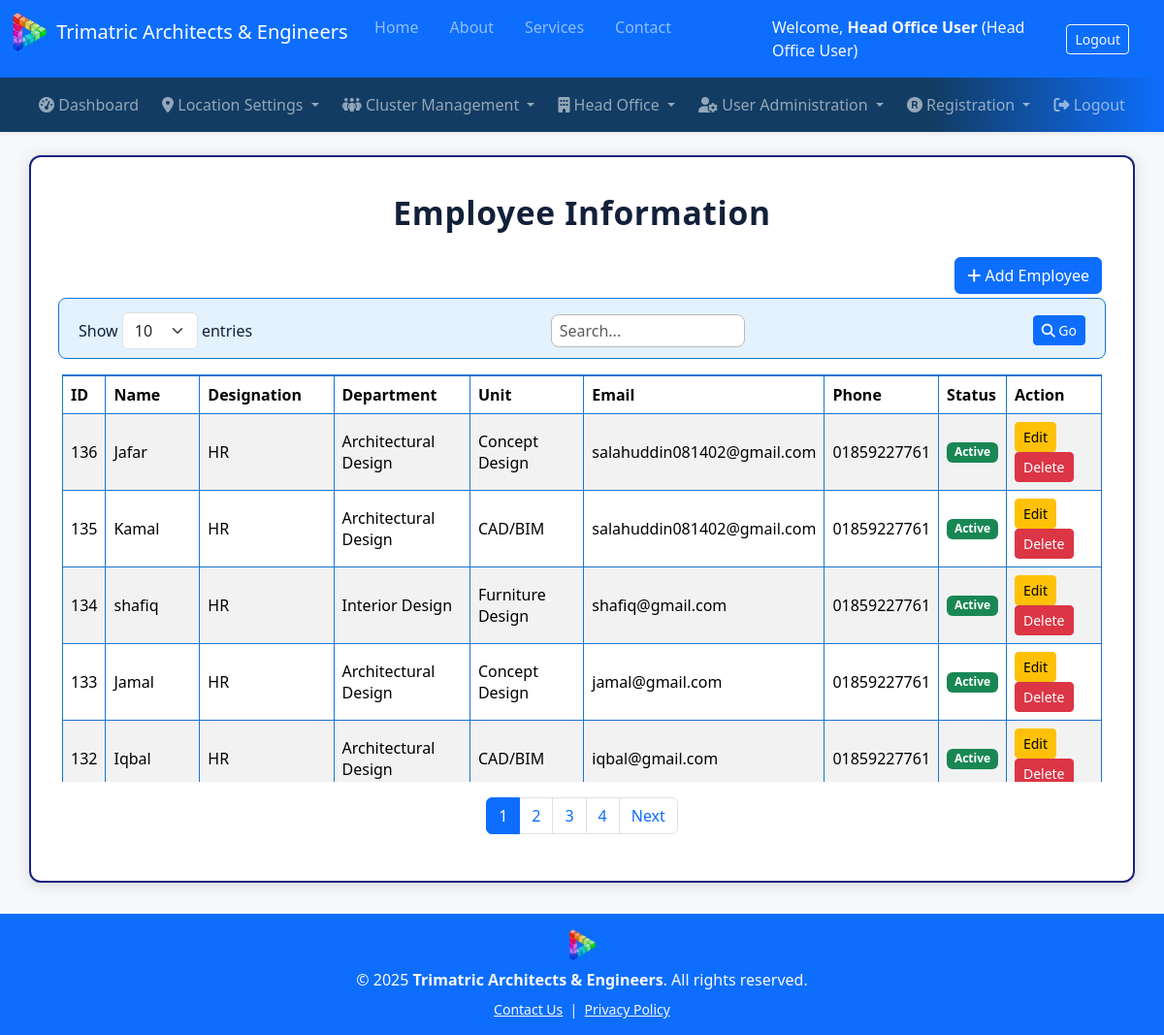
Page /modules/employee/employee_list.php (signed in) on the committed database.
### tables this page shows
CREATE TABLE `employee_info` (
  `employee_id` int(11) NOT NULL,
  `employee_name` varchar(100) NOT NULL,
  `designation` varchar(100) NOT NULL,
  `unit_id` int(11) NOT NULL,
  `email` varchar(100) DEFAULT NULL,
  `image` varchar(255) DEFAULT NULL,
  `phone` varchar(30) DEFAULT NULL,
  `address` varchar(255) DEFAULT NULL,
  `gender` varchar(10) DEFAULT NULL,
  `date_of_birth` date DEFAULT NULL,
  `nid` varchar(30) DEFAULT NULL,
  `join_date` date DEFAULT NULL,
  `status` tinyint(4) DEFAULT 1,
  `photo` varchar(200) DEFAULT NULL
);

CREATE TABLE `department` (
  `department_id` int(11) NOT NULL,
  `department_name` varchar(100) NOT NULL
);

CREATE TABLE `unit` (
  `unit_id` int(11) NOT NULL,
  `unit_name` varchar(100) NOT NULL,
  `department_id` int(11) NOT NULL
);

### modules/employee/employee_list.php (the view, shortened to what this page needs)
<?php
require_once(__DIR__ . '/../../include/header.php');
require_once(__DIR__ . '/../../include/menu_ho.php');
$page    = isset($_GET['page'])  ? max(1, intval($_GET['page'])) : 1;
$limit   = isset($_GET['limit']) ? max(1, intval($_GET['limit'])) : 10;
$search  = isset($_GET['search']) ? trim($_GET['search']) : '';
$offset  = ($page - 1) * $limit;
$where   = '';
$params  = [];
$types   = '';
$count_sql = "SELECT COUNT(*) FROM employee_info e JOIN unit u ON e.unit_id=u.unit_id JOIN department d ON u.department_id=d.department_id $where";
$count_stmt = $conn->prepare($count_sql);
$count_stmt->execute();
$count_stmt->bind_result($total_records);
$total_pages = max(1, ceil($total_records / $limit));
$data_sql = "
    SELECT e.*, d.department_name, u.unit_name
    FROM employee_info e
    JOIN unit u ON e.unit_id = u.unit_id
    JOIN department d ON u.department_id = d.department_id
    $where
    ORDER BY e.employee_id DESC
    LIMIT ? OFFSET ?
";
$data_stmt = $conn->prepare($data_sql);
if ($where) {
    $bind_names = [];
    $bind_names[] = $types . 'ii';
    foreach ($params as $key => $value) {
        $bind_names[] = &$params[$key];
    }
    $bind_names[] = &$limit;
    $bind_names[] = &$offset;
    call_user_func_array([$data_stmt, 'bind_param'], $bind_names);
} else {
    $data_stmt->bind_param('ii', $limit, $offset);
}
$data_stmt->execute();
$result = $data_stmt->get_result();
$employees = $result->fetch_all(MYSQLI_ASSOC);
?>
<!DOCTYPE html>
<html lang="en">
<head>
    <link href="https://cdn.jsdelivr.net/npm/bootstrap@5.3.3/dist/css/bootstrap.min.css" rel="stylesheet">
    <link rel="stylesheet" href="https://cdnjs.cloudflare.com/ajax/libs/font-awesome/6.5.0/css/all.min.css">
</head>
<body>
<div class="container mt-4">
    <div class="main-title">Employee Information</div>
    <div class="add-btn-bar mb-2">
        <a href="add_employee.php" class="btn btn-primary"><i class="fa fa-plus"></i> Add Employee</a>
    </div>
    <form method="get" class="controls-bar row gx-2 gy-1 align-items-center">
        <div class="col-md-3 col-12">
            Show
            <select name="limit" class="form-select d-inline w-auto" style="width: auto; display: inline;" onchange="this.form.submit()">
                <?php foreach ([10,25,50,100] as $opt): ?>
                <option value="<?= $opt ?>" <?= $limit==$opt ? 'selected':'' ?>><?= $opt ?></option>
                <?php endforeach; ?>
            </select>
            entries
        </div>
        <div class="col-md-4 col-12 ms-auto text-end search-form">
            <input type="search" name="search" class="form-control d-inline" value="<?= htmlspecialchars($search) ?>" placeholder="Search...">
        </div>
        <div class="col-md-2 col-12 text-end">
            <button type="submit" class="btn btn-primary btn-sm"><i class="fa fa-search"></i> Go</button>
        </div>
    </form>
    <div class="table-responsive">
        <table class="table table-bordered table-hover table-striped align-middle rounded-3">
            <thead>
                <tr>
                    <th>ID</th><th>Name</th><th>Designation</th>
                    <th>Department</th><th>Unit</th>
                    <th>Email</th><th>Phone</th><th>Status</th><th>Action</th>
                </tr>
            </thead>
            <tbody>
            <?php foreach($employees as $row): ?>
                <tr id="row-<?php echo $row['employee_id']; ?>">
                    <td><?= htmlspecialchars($row['employee_id']); ?></td>
                    <td><?= htmlspecialchars($row['employee_name']); ?></td>
                    <td><?= htmlspecialchars($row['designation']); ?></td>
                    <td><?= htmlspecialchars($row['department_name']); ?></td>
                    <td><?= htmlspecialchars($row['unit_name']); ?></td>
                    <td><?= htmlspecialchars($row['email']); ?></td>
                    <td><?= htmlspecialchars($row['phone']); ?></td>
                    <td>
                    <?php if($row['status']): ?>
                        <span class="badge bg-success">Active</span>
                    <?php else: ?>
                        <span class="badge bg-secondary">Inactive</span>
                    <?php endif; ?>
                    </td>
                    <td>
                        <button type="button"
                            class="btn btn-warning btn-sm me-1 edit-btn"
                            data-id="<?= $row['employee_id']; ?>">
                            Edit
                        </button>
                        <button type="button"
                            class="btn btn-danger btn-sm delete-btn"
                            data-id="<?= $row['employee_id']; ?>">
                            Delete
                        </button>
                    </td>
                </tr>
            <?php endforeach; ?>
            </tbody>
        </table>
    </div>
    <nav>
      <ul class="pagination justify-content-center mt-3">
        <?php
        $start = max(1, $page-3);
        $end   = min($total_pages, $page+3);
        for ($i=$start; $i<=$end; $i++): ?>
          <li class="page-item <?= $i == $page ? 'active' : '' ?>">
            <a class="page-link" href="?page=<?= $i ?>&limit=<?= $limit ?>&search=<?= urlencode($search) ?>"><?= $i ?></a>
          </li>
        <?php endfor;
        ?>
        <?php if ($page < $total_pages): ?>
          <li class="page-item">
            <a class="page-link" href="?page=<?= $page+1 ?>&limit=<?= $limit ?>&search=<?= urlencode($search) ?>">Next</a>
          </li>
        <?php endif; ?>
      </ul>
    </nav>
</div>
<?php require_once(__DIR__ . '/../../include/footer.php'); ?>
</body>
</html>

### modules/employee/employee_list.php (style rules this page uses)
body { background: #f6f8fa; }
.container { background: #fff; border-radius: 12px; box-shadow: 0 2px 16px #0002; padding: 2rem; margin-bottom: 2rem; border-left: 2px solid #1a237e; border-right: 2px solid #1a237e; border-bottom: 2px solid #1a237e; border-top: 2px solid #1a237e; }
.main-title { font-size: 2.1rem; font-weight: bold; color: #12203a; text-align: center; margin-bottom: 1.3rem; letter-spacing: .02em; }
.controls-bar { display: flex; flex-wrap: wrap; justify-content: space-between; align-items: center; gap: .5rem; margin-bottom: 1rem; background: #e3f2fd; border-radius: 0.5rem; padding: .6rem 1rem; border: 1px solid #1976d2; }
.controls-bar > * { flex: 1 1 180px; min-width: 120px; color: #12203a !important; }
.search-form input[type="search"] { background: #fff; color: #12203a; border-radius: 0.5rem; border: 1px solid #bbb; padding: 0.25rem 0.5rem; width: 100%; max-width: 200px; }
.add-btn-bar { margin-bottom: 1rem; text-align: right; }
.table-responsive { max-height: 420px; overflow: auto; }
table { min-width: 950px; }
.table-bordered th, .table-bordered td { border-color: #1976d2 !important; border-width: 1.1px; }
.table-striped tbody tr:nth-of-type(odd) { background-color: #e3f2fd !important; }
.table td, .table th { vertical-align: middle; font-size: 1rem; }
thead th { position: sticky; top: 0; color: #12203a; background: #3f7ae8ff; border: 1px solid #1976d2 !important; border-top: 2px solid #1976d2 !important; font-size: 1.08rem; z-index: 2; }

### rows in the picture
employee_info: employee_id "136", employee_name "Jafar", designation "HR", department.department_name "Architectural Design", unit.unit_name "Concept Design", email "salahuddin081402@gmail.com", phone "01859227761", status "Active"
employee_info: employee_id "135", employee_name "Kamal", designation "HR", department.department_name "Architectural Design", unit.unit_name "CAD/BIM", email "salahuddin081402@gmail.com", phone "01859227761", status "Active"
employee_info: employee_id "134", employee_name "shafiq", designation "HR", department.department_name "Interior Design", unit.unit_name "Furniture Design", email "shafiq@gmail.com", phone "01859227761", status "Active"
employee_info: employee_id "133", employee_name "Jamal", designation "HR", department.department_name "Architectural Design", unit.unit_name "Concept Design", email "jamal@gmail.com", phone "01859227761", status "Active"
employee_info: employee_id "132", employee_name "Iqbal", designation "HR", department.department_name "Architectural Design", unit.unit_name "CAD/BIM", email "iqbal@gmail.com", phone "01859227761", status "Active"

### other values in the picture
$user_name "Head Office User"
$role_name "Head Office User"
form field limit "10"
